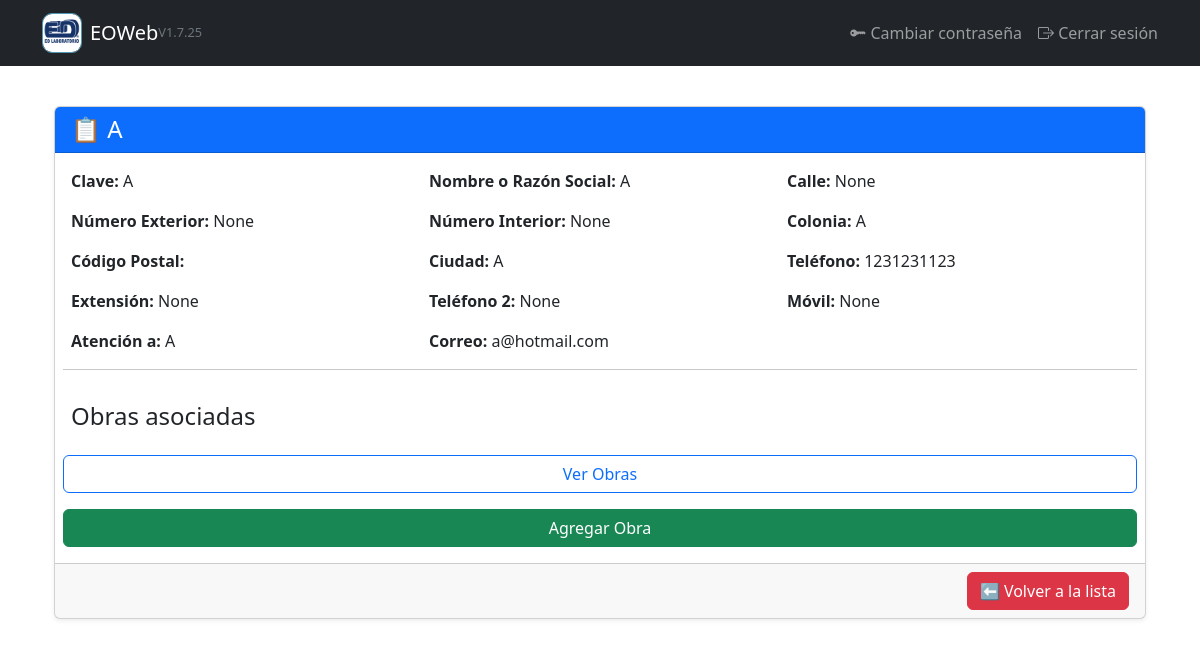
/clientes/1/ver/ (signed in), run on the app's committed database.
### gestion/models.py (models this page shows, shortened)
class Cliente(models.Model):
    clave = models.CharField(max_length=100, unique=True, null=True, blank=True)
    nombre = models.CharField("Nombre", max_length=255)
    calle = models.CharField("Calle", max_length=100, blank=True, null=True)
    numero_exterior = models.CharField("Número exterior", max_length=5, blank=True, null=True)
    numero_interior = models.CharField("Número interior", max_length=5, blank=True, null=True)
    colonia = models.CharField("Colonia", max_length=100)
    codigo_postal = models.CharField("Código Postal", max_length=10, blank=True)
    ciudad = models.CharField("Ciudad", max_length=100)
    telefono = models.CharField("Teléfono 1", max_length=10, blank=True)
    extension = models.CharField("Extensión", max_length=3, blank=True, null=True)
    telefono2 = models.CharField("Teléfono 2", max_length=10, blank=True, null=True)
    movil = models.CharField("Móvil", max_length=10, blank=True, null=True)
    atencion_a = models.CharField("Atención a", max_length=255, blank=True)
    obra = models.CharField("Obra", max_length=150)
    localizacion = models.CharField("Localización", max_length=150, blank=True)
    correo = models.EmailField("Correo", blank=True)

### gestion/views.py (the view)
# urls.py: path('clientes/<int:cliente_id>/ver/', views.ver_cliente, name='ver_cliente'),
@login_required
def ver_cliente(request, cliente_id):
    cliente = get_object_or_404(Cliente, id=cliente_id)
    return render(request, 'gestion/ver_cliente.html', {'cliente': cliente})

### gestion/templates/gestion/ver_cliente.html (shortened to what this page needs)
{% extends "gestion/base.html" %}
{% load static %}
{% block content %}
<div class="container-fluid mt-3">
    <div class="card shadow-sm">
        <div class="card-header bg-primary text-white">
            <h4 class="mb-0">📋 {{ cliente.nombre }}</h4>
        </div>
        <div class="card-body">
            <div class="row g-3">
                <div class="col-md-4"><strong>Clave:</strong> {{ cliente.clave }}</div>
                <div class="col-md-4"><strong>Nombre o Razón Social:</strong> {{ cliente.nombre }}</div>
                <div class="col-md-4"><strong>Calle:</strong> {{ cliente.calle }}</div>
                <div class="col-md-4"><strong>Número Exterior:</strong> {{ cliente.numero_exterior }}</div>
                <div class="col-md-4"><strong>Número Interior:</strong> {{ cliente.numero_interior }}</div>
                <div class="col-md-4"><strong>Colonia:</strong> {{ cliente.colonia }}</div>
                <div class="col-md-4"><strong>Código Postal:</strong> {{ cliente.codigo_postal }}</div>
                <div class="col-md-4"><strong>Ciudad:</strong> {{ cliente.ciudad }}</div>
                <div class="col-md-4"><strong>Teléfono:</strong> {{ cliente.telefono }}</div>
                <div class="col-md-4"><strong>Extensión:</strong> {{ cliente.extension }}</div>
                <div class="col-md-4"><strong>Teléfono 2:</strong> {{ cliente.telefono2 }}</div>
                <div class="col-md-4"><strong>Móvil:</strong> {{ cliente.movil }}</div>
                <div class="col-md-4"><strong>Atención a:</strong> {{ cliente.atencion_a }}</div>
                <div class="col-md-4"><strong>Correo:</strong> {{ cliente.correo }}</div>
                <hr>
                    <h4>Obras asociadas</h4>
                    <a href="{% url 'ver_obras' cliente.id %}" class="btn btn-outline-primary">Ver Obras</a>
                    <a href="{% url 'agregar_obra' cliente.id %}" class="btn btn-success">Agregar Obra</a>
            </div>
        </div>
        <div class="card-footer text-end">
            <a href="{% url 'lista_clientes' %}" class="btn btn-danger">⬅ Volver a la lista</a>
        </div>
    </div>
</div>
{% endblock %}

### data on the page
Cliente: nombre "A", clave "A", calle "None", numero_exterior "None", numero_interior "None", colonia "A", ciudad "A", telefono "1231231123", extension "None", telefono2 "None", movil "None", atencion_a "A", correo "a@hotmail.com"
